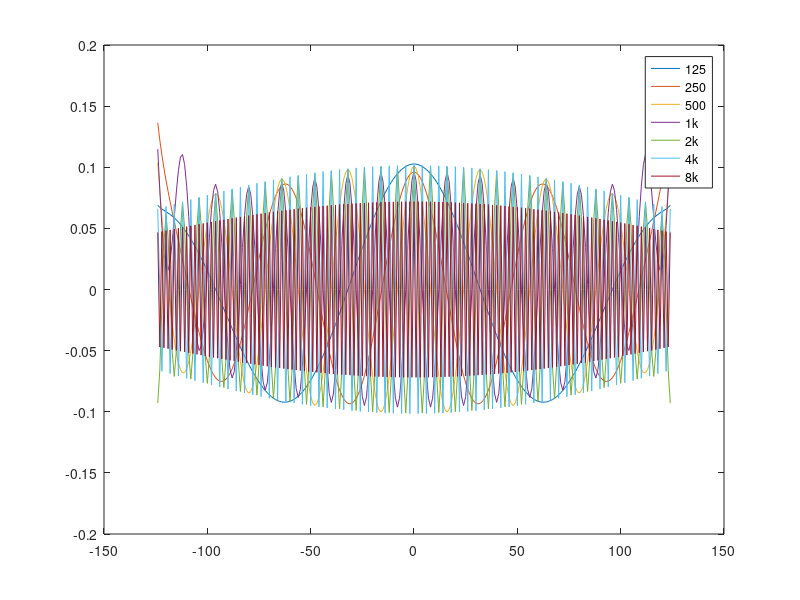

MATLAB code for this plot: (Note: this script raises an error after producing the figure.)
close all
clear
clc

% discrete-time filter object.

% MATLAB Code
% Generated by MATLAB(R) 9.7 and Signal Processing Toolbox 8.3.
% Generated on: 03-Jun-5021 12:58:18

% Equiripple Bandpass filter designed using the FIRPM function.

% All frequency values are in Hz.

Fs = 16000;  % Sampling Frequency

N      = 270;   % Order
s      = 10;    % left right cropping offset
Wstop1 = 1;     % First Stopband Weight
Wpass  = 1;     % Passband Weight
Wstop2 = 1;     % Second Stopband Weight
dens   = 20;    % Density Factor


figure;

Fcenter = 125;
% 1st Stopband Freq  ; 1st Passband Freq    ; 2nd Passband Freq    ; 2nd Stopband Freq
Fstop1 = Fcenter - 40; Fpass1 = Fcenter - 20; Fpass2 = Fcenter + 20; Fstop2 = Fcenter + 40;

% Calculate the coefficients using the FIRPM function.
b = firpm(N, [0 Fstop1 Fpass1 Fpass2 Fstop2 Fs/2]/(Fs/2), [0 0 1 1 0 0], [Wstop1 Wpass Wstop2], {dens});
b = b(s+2:N-s);
b = b / norm(b, 2);
b125 = b;
plot([-(length(b) - 1)/2 : (length(b) - 1) / 2], b); %#ok<NBRAK>
hold on;

Fcenter = 256;
% 1st Stopband Freq  ; 1st Passband Freq    ; 2nd Passband Freq    ; 2nd Stopband Freq
Fstop1 = Fcenter - 40; Fpass1 = Fcenter - 20; Fpass2 = Fcenter + 20; Fstop2 = Fcenter + 40;

% Calculate the coefficients using the FIRPM function.
b = firpm(N, [0 Fstop1 Fpass1 Fpass2 Fstop2 Fs/2]/(Fs/2), [0 0 1 1 0 0], [Wstop1 Wpass Wstop2], {dens});
b = b(s+2:N-s);
b = b / norm(b, 2);
b250 = b;
plot([-(length(b) - 1)/2 : (length(b) - 1) / 2], b); %#ok<NBRAK>
hold on;

Fcenter = 500;
% 1st Stopband Freq  ; 1st Passband Freq    ; 2nd Passband Freq    ; 2nd Stopband Freq
Fstop1 = Fcenter - 40; Fpass1 = Fcenter - 20; Fpass2 = Fcenter + 20; Fstop2 = Fcenter + 40;

% Calculate the coefficients using the FIRPM function.
b = firpm(N, [0 Fstop1 Fpass1 Fpass2 Fstop2 Fs/2]/(Fs/2), [0 0 1 1 0 0], [Wstop1 Wpass Wstop2], {dens});
b = b(s+2:N-s);
b = b / norm(b, 2);
b500 = b;
plot([-(length(b) - 1)/2 : (length(b) - 1) / 2], b); %#ok<NBRAK>
hold on;

Fcenter = 1000;
% 1st Stopband Freq  ; 1st Passband Freq    ; 2nd Passband Freq    ; 2nd Stopband Freq
Fstop1 = Fcenter - 40; Fpass1 = Fcenter - 20; Fpass2 = Fcenter + 20; Fstop2 = Fcenter + 40;

% Calculate the coefficients using the FIRPM function.
b = firpm(N, [0 Fstop1 Fpass1 Fpass2 Fstop2 Fs/2]/(Fs/2), [0 0 1 1 0 0], [Wstop1 Wpass Wstop2], {dens});
b = b(s+2:N-s);
b = b / norm(b, 2);
b1000 = b;
plot([-(length(b) - 1)/2 : (length(b) - 1) / 2], b); %#ok<NBRAK>
hold on;

Fcenter = 2000;
% 1st Stopband Freq  ; 1st Passband Freq    ; 2nd Passband Freq    ; 2nd Stopband Freq
Fstop1 = Fcenter - 40; Fpass1 = Fcenter - 20; Fpass2 = Fcenter + 20; Fstop2 = Fcenter + 40;

% Calculate the coefficients using the FIRPM function.
b = firpm(N, [0 Fstop1 Fpass1 Fpass2 Fstop2 Fs/2]/(Fs/2), [0 0 1 1 0 0], [Wstop1 Wpass Wstop2], {dens});
b = b(s+2:N-s);
b = b / norm(b, 2);
b2000 = b;
plot([-(length(b) - 1)/2 : (length(b) - 1) / 2], b); %#ok<NBRAK>
hold on;

Fcenter = 4000;
% 1st Stopband Freq  ; 1st Passband Freq    ; 2nd Passband Freq    ; 2nd Stopband Freq
Fstop1 = Fcenter - 40; Fpass1 = Fcenter - 20; Fpass2 = Fcenter + 20; Fstop2 = Fcenter + 40;

% Calculate the coefficients using the FIRPM function.
b = firpm(N, [0 Fstop1 Fpass1 Fpass2 Fstop2 Fs/2]/(Fs/2), [0 0 1 1 0 0], [Wstop1 Wpass Wstop2], {dens});
b = b(s+2:N-s);
b = b / norm(b, 2);
b4000 = b;
plot([-(length(b) - 1)/2 : (length(b) - 1) / 2], b); %#ok<NBRAK>
hold on;

Fstop = 7960;  % Stopband Frequency
Fpass = 7980;  % Passband Frequency
Wstop = 1;     % Stopband Weight
Wpass = 1;     % Passband Weight
dens  = 20;    % Density Factor

% Calculate the coefficients using the FIRPM function.
b = firpm(N, [0 Fstop Fpass Fs/2]/(Fs/2), [0 0 1 1], [Wstop Wpass], {dens});
b = b(s+2:N-s);
b = b / norm(b, 2);
b8000 = b;
plot([-(length(b) - 1)/2 : (length(b) - 1) / 2], b); %#ok<NBRAK>
hold on;

legend({'125','250','500','1k','2k','4k','8k'});

fprintf('b125 symmetry error: %f\n', norm(b125(1:124) - b125(249:-1:126), 2));
fprintf('b125 filter power = %f\n', b125*b125');
fprintf('b250 symmetry error: %f\n', norm(b250(1:124) - b250(249:-1:126), 2));
fprintf('b250 filter power = %f\n', b250*b250');
fprintf('b500 symmetry error: %f\n', norm(b500(1:124) - b500(249:-1:126), 2));
fprintf('b500 filter power = %f\n', b500*b500');
fprintf('b1000 symmetry error: %f\n', norm(b1000(1:124) - b1000(249:-1:126), 2));
fprintf('b1000 filter power = %f\n', b1000*b1000');
fprintf('b2000 symmetry error: %f\n', norm(b2000(1:124) - b2000(249:-1:126), 2));
fprintf('b2000 filter power = %f\n', b2000*b2000');
fprintf('b4000 symmetry error: %f\n', norm(b4000(1:124) - b4000(249:-1:126), 2));
fprintf('b4000 filter power = %f\n', b4000*b4000');
fprintf('b8000 symmetry error: %f\n', norm(b8000(1:124) - b8000(249:-1:126), 2));
fprintf('b8000 filter power = %f\n', b8000*b8000');


src_str = "";
src_str = src_str + sprintf('double bandpass_filter_125[%d] = {%f', N-2*s-1, b125(1)); for val = b125(2:end); src_str = src_str + sprintf(', %f',val); end; src_str = src_str + '};' + newline;
src_str = src_str + sprintf('double bandpass_filter_250[%d] = {%f', N-2*s-1, b250(1)); for val = b250(2:end); src_str = src_str + sprintf(', %f',val); end; src_str = src_str + '};' + newline;
src_str = src_str + sprintf('double bandpass_filter_500[%d] = {%f', N-2*s-1, b500(1)); for val = b500(2:end); src_str = src_str + sprintf(', %f',val); end; src_str = src_str + '};' + newline;
src_str = src_str + sprintf('double bandpass_filter_1000[%d] = {%f', N-2*s-1, b1000(1)); for val = b1000(2:end); src_str = src_str + sprintf(', %f',val); end; src_str = src_str + '};' + newline;
src_str = src_str + sprintf('double bandpass_filter_2000[%d] = {%f', N-2*s-1, b2000(1)); for val = b2000(2:end); src_str = src_str + sprintf(', %f',val); end; src_str = src_str + '};' + newline;
src_str = src_str + sprintf('double bandpass_filter_4000[%d] = {%f', N-2*s-1, b4000(1)); for val = b4000(2:end); src_str = src_str + sprintf(', %f',val); end; src_str = src_str + '};' + newline;
src_str = src_str + sprintf('double bandpass_filter_8000[%d] = {%f', N-2*s-1, b8000(1)); for val = b8000(2:end); src_str = src_str + sprintf(', %f',val); end; src_str = src_str + '};' + newline;
src_str = src_str + newline;
src_str = src_str + '// signal f[n]'; src_str = src_str + newline;
src_str = src_str + '//    ______'; src_str = src_str + newline;
src_str = src_str + '//   |      |'; src_str = src_str + newline;
src_str = src_str + '//   |      |'; src_str = src_str + newline;
src_str = src_str + '// 0_|      |      ___'; src_str = src_str + newline;
src_str = src_str + '//          |     |'; src_str = src_str + newline;
src_str = src_str + '//          |     |'; src_str = src_str + newline;
src_str = src_str + '//          |_____|'; src_str = src_str + newline;
src_str = src_str + '// filter g[n]'; src_str = src_str + newline;
src_str = src_str + '//      _'; src_str = src_str + newline;
src_str = src_str + '//     / \'; src_str = src_str + newline;
src_str = src_str + '//    /   \'; src_str = src_str + newline;
src_str = src_str + '// 0_/     \__________'; src_str = src_str + newline;
src_str = src_str + '//  <---------------->'; src_str = src_str + newline;
src_str = src_str + '//          W'; src_str = src_str + newline;
src_str = src_str + '// '; src_str = src_str + newline;
src_str = src_str + '// filtered signal power calculation:'; src_str = src_str + newline;
src_str = src_str + '// '; src_str = src_str + newline;
src_str = src_str + '// (itr 1) signal cyclic shift s = 0,'; src_str = src_str + newline;
src_str = src_str + '// elementwise product:'; src_str = src_str + newline;
src_str = src_str + '// filtered signal f[n-0] .* g[n]'; src_str = src_str + newline;
src_str = src_str + '//    ______                    _'; src_str = src_str + newline;
src_str = src_str + '//   | / \  |                  / \'; src_str = src_str + newline;
src_str = src_str + '//   |/   \ |          =>     /   \'; src_str = src_str + newline;
src_str = src_str + '// 0_/     \|_________     0_/     \__________'; src_str = src_str + newline;
src_str = src_str + '// '; src_str = src_str + newline;
src_str = src_str + '// convolved signal at s=0 is sum of impulse value of f[n-0] .* g[n]'; src_str = src_str + newline;
src_str = src_str + '// '; src_str = src_str + newline;
src_str = src_str + '// (itr 2) signal cyclic shift s = 1,'; src_str = src_str + newline;
src_str = src_str + '// elementwise product:'; src_str = src_str + newline;
src_str = src_str + '// filtered signal f[n-1] .* g[n]'; src_str = src_str + newline;
src_str = src_str + '//    ______                     _'; src_str = src_str + newline;
src_str = src_str + '//   |  / \ |                   / \'; src_str = src_str + newline;
src_str = src_str + '//   | /   \|          =>      /   \'; src_str = src_str + newline;
src_str = src_str + '// 0__/     \_________     0__/    |__________'; src_str = src_str + newline;
src_str = src_str + '// '; src_str = src_str + newline;
src_str = src_str + '// convolved signal at s=1 is sum of impulse value of f[n-1] .* g[n]'; src_str = src_str + newline;
src_str = src_str + '// '; src_str = src_str + newline;
src_str = src_str + '// (itr 3) signal cyclic shift s = 2,'; src_str = src_str + newline;
src_str = src_str + '// elementwise product:'; src_str = src_str + newline;
src_str = src_str + '// filtered signal f[n-2] .* g[n]'; src_str = src_str + newline;
src_str = src_str + '//    ______                      _'; src_str = src_str + newline;
src_str = src_str + '//   |   / \|                    / \'; src_str = src_str + newline;
src_str = src_str + '//   |  /   \          =>       /  |'; src_str = src_str + newline;
src_str = src_str + '// 0_|_/    |_________     0___/   |__________'; src_str = src_str + newline;
src_str = src_str + '// '; src_str = src_str + newline;
src_str = src_str + '// convolved signal at s=2 is sum of impulse value of f[n-2] .* g[n]'; src_str = src_str + newline;
src_str = src_str + '// '; src_str = src_str + newline;
src_str = src_str + '// ... etc.'; src_str = src_str + newline;
src_str = src_str + ''; src_str = src_str + newline;
src_str = src_str + newline;
src_str = src_str + 'double sig_fil_pow(short * sig, double * fil) {'; src_str = src_str + newline;
src_str = src_str + sprintf('    const size_t W = %d; // filter window width', N-2*s-1); src_str = src_str + newline;
src_str = src_str + '    double __filSigPow_accu__ = 0.0; // filtered signal power, for accumulation'; src_str = src_str + newline;
src_str = src_str + '    double __filSigAmplt_instant__; // filter signal instantaneous amplitude (can be +ve or -ve)'; src_str = src_str + newline;
src_str = src_str + '    for (size_t s = 0; s < W; ++s) { // s being convolution shift'; src_str = src_str + newline;
src_str = src_str + '        __filSigAmplt_instant__ = 0.0;'; src_str = src_str + newline;
src_str = src_str + '        for (size_t w = 0; w < W; ++w) {'; src_str = src_str + newline;
src_str = src_str + '            __filSigAmplt_instant__ += sig[(w+s)%W] * fil[W-w-1];'; src_str = src_str + newline;
src_str = src_str + '        }'; src_str = src_str + newline;
src_str = src_str + '        __filSigPow_accu__ += __filSigAmplt_instant__ * __filSigAmplt_instant__;'; src_str = src_str + newline;
src_str = src_str + '    }'; src_str = src_str + newline;
src_str = src_str + '    return __filSigPow_accu__;'; src_str = src_str + newline;
src_str = src_str + '}'; src_str = src_str + newline;
 
fid = fopen('filter_filterbank.cpp', 'wt');
fprintf(fid, '%s', src_str);
fclose(fid);
